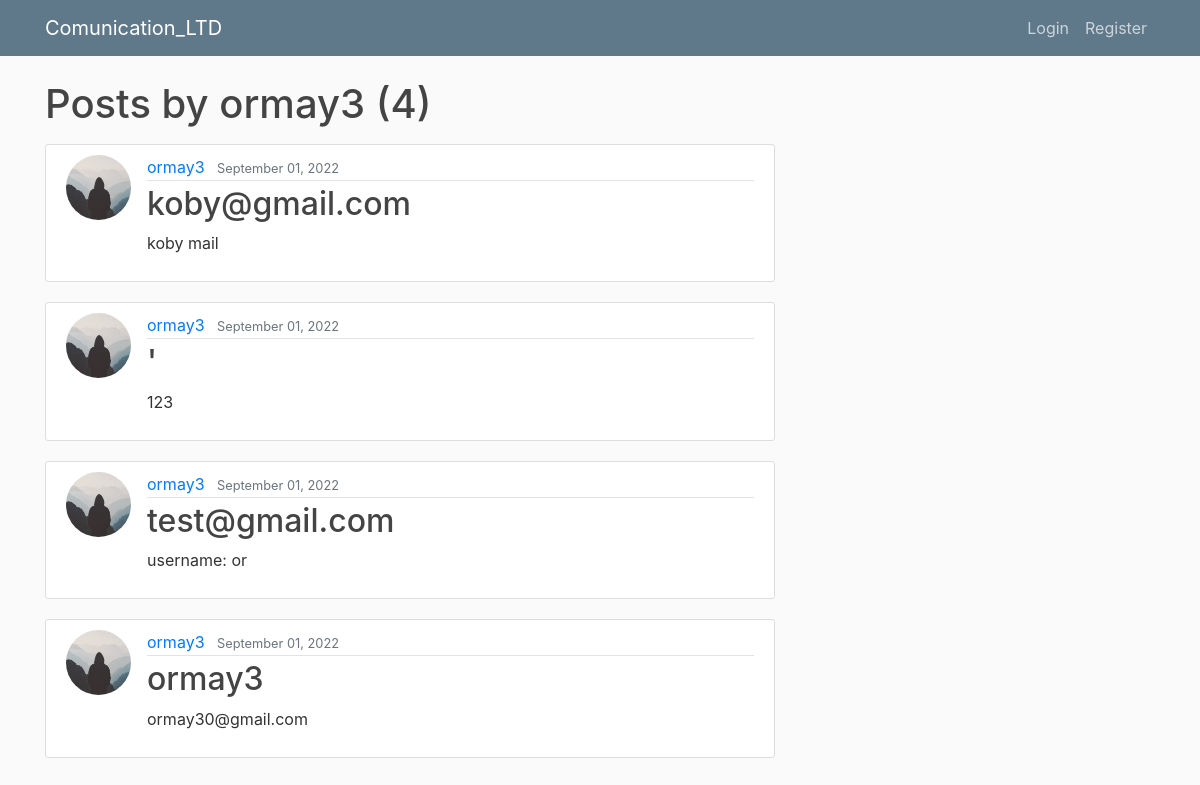
The page /user/ormay3 on the database its author committed.
### project/models.py (models this page shows, shortened)
class Post(models.Model):
    title = models.CharField(max_length=100)
    content = models.CharField(max_length=100)                                 #models.TextField()
    date_posted = models.DateTimeField(default=timezone.now)
    author = models.ForeignKey(User, on_delete=models.CASCADE)

### users/models.py (models this page shows, shortened)
class Profile(models.Model):
    user = models.OneToOneField(User, on_delete=models.CASCADE)
    image = models.ImageField(default='default.jpg', upload_to='profile_pics')

### project/views.py (the view)
# urls.py: path('user/<str:username>', UserPostListView.as_view(), name='user-posts'),
class UserPostListView(ListView):
    model = Post
    template_name = 'project/user_posts.html'  # <app>/<model>_<viewtype>.html
    context_object_name = 'posts'
    paginate_by = 5
    def get_queryset(self):
        user = get_object_or_404(User, username=self.kwargs.get('username'))
        return Post.objects.filter(author=user).order_by('-date_posted')

### project/templates/project/user_posts.html (shortened to what this page needs)
{% extends "project/base.html" %}
{% block content %}
    <h1 class="mb-3">Posts by {{ view.kwargs.username }} ({{ page_obj.paginator.count }})</h1>
    {% for post in posts %}
        <article class="media content-section">
          <img class="rounded-circle article-img" src="{{ post.author.profile.image.url }}">
          <div class="media-body">
            <div class="article-metadata">
              <a class="mr-2" href="{% url 'user-posts' post.author.username %}">{{ post.author }}</a>
              <small class="text-muted">{{ post.date_posted|date:"F d, Y" }}</small>
            </div>
            <h2><a class="article-title" href="{% url 'post-detail' post.id %}">{{ post.title }}</a></h2>
            <p class="article-content">{{ post.content }}</p>
          </div>
        </article>
    {% endfor %}
{% endblock content %}

### project/static/project/main.css (style rules this page uses)
body { background: #fafafa; color: #333333; margin-top: 5rem; }
h1, h2, h3, h4, h5, h6 { color: #444444; }
.content-section { background: #ffffff; padding: 10px 20px; border: 1px solid #dddddd; border-radius: 3px; margin-bottom: 20px; }
.article-title { color: #444444; }
.article-content { white-space: pre-line; }
.article-img { height: 65px; width: 65px; margin-right: 16px; }
.article-metadata { padding-bottom: 1px; margin-bottom: 4px; border-bottom: 1px solid #e3e3e3 }

### rows shown on the page
Post: author.profile.image (placeholder picture), author "ormay3", date_posted "September 01, 2022", title "koby@gmail.com", content "koby mail"
Post: author.profile.image (placeholder picture), author "ormay3", date_posted "September 01, 2022", title "'", content "123"
Post: author.profile.image (placeholder picture), author "ormay3", date_posted "September 01, 2022", title "test@gmail.com", content "username: or"
Post: author.profile.image (placeholder picture), author "ormay3", date_posted "September 01, 2022", title "ormay3", content "ormay30@gmail.com"

### other values the page prints
{{ view.kwargs.username }} "ormay3"
{{ page_obj.paginator.count }} "4"
